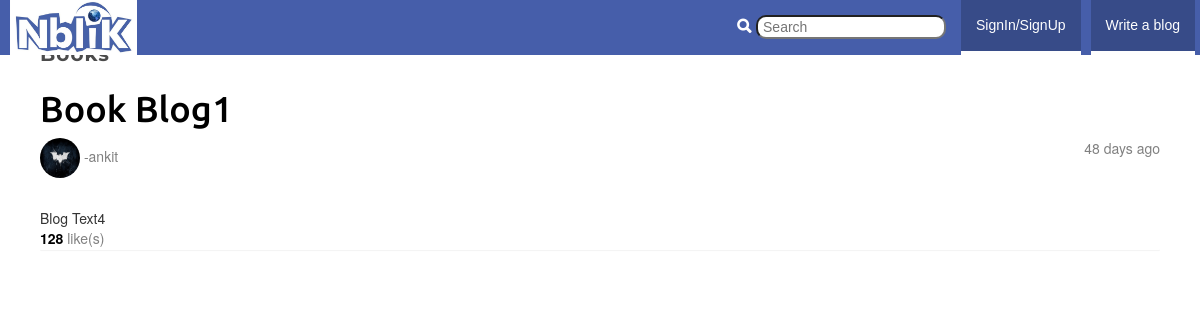
Before: /blogu/blog/book-blog1/ with the older database file.
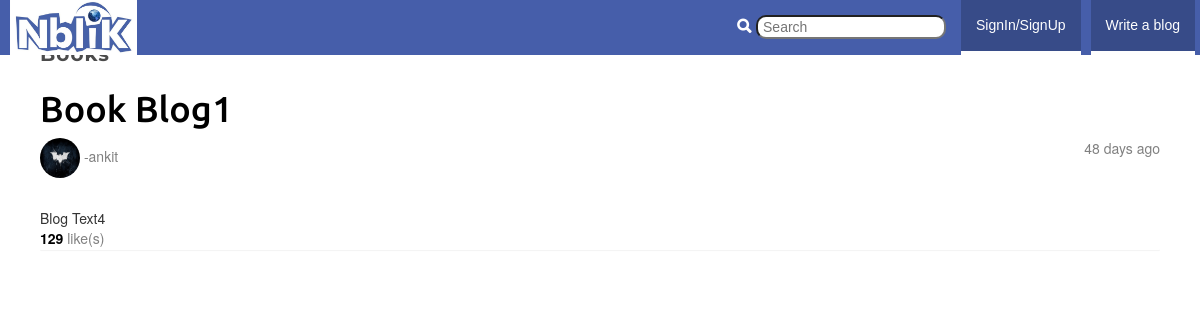
After: the same page with the newer database file.
### blogu/models.py (models this page shows, shortened)
class Blog(models.Model):
    category = models.ForeignKey(Category)
    title = models.CharField(max_length=128)
    written_by=models.ForeignKey(User)
    views = models.IntegerField(default=0)
    slug = models.SlugField(unique=True)
    text = models.TextField()
    likes=models.IntegerField(default=0)
    datetime_added=models.DateTimeField(default=datetime.now())

### blogu/views.py (the view)
# urls.py: url(r'^blog/(?P<blog_title_slug>[\w\-]+)/$',views.blog,name="blog"),
def blog(request,blog_title_slug):
    b=None
    c=None
    b_time=None
    try:
        b=Blog.objects.get(slug=blog_title_slug)
        c=Comment.objects.filter(comment_to=b).order_by('-likes')
    except Blog.DoesNotExist:
        pass
    print type(b.text)
    days=(datetime.now(utc)-b.datetime_added).days
    seconds=(datetime.now(utc) - b.datetime_added).seconds
    minutes=seconds/60
    hours=minutes/60
    if  days>= 1:
        b_time=str(days)+" days ago"
    elif minutes>60:
        b_time=str(hours)+" hours ago"
    elif seconds>60:
        b_time=str(minutes)+" minutes ago"
    else:
        b_time="Just now"
    return render(request,'blogu/blog.html',{'blog':b,'comments':c,'b_time':b_time})

### blogu/models.py (called while the page is built)
    def __unicode__(self):
	    return self.name

### blogu/views.py (called while the page is built)
  def utcoffset(self, dt):
    return ZERO

  def dst(self, dt):
    return ZERO

### templates/blogu/blog.html (shortened to what this page needs)
{% extends "blogu/base2.html" %}
{% load staticfiles %}
{% block body_block %}
<link href="{% static "css/index.css" %}" rel="stylesheet">
<p style="text-align:left;font-family:'Montserrat',tahoma;color:rgb(75,75,75);font-size:20px;letter-spacing:1px;font-weight:700;">{{ blog.category }}</p>
<h1>{{ blog.title }}</h1>
{% if b_time %}
<span style='float:right;color:gray;'>{{ b_time }}</span>
{% endif %}
<p class='text-left' style="color:gray;"><img src="{% static 'images/batman.jpg' %}" style="width:40px;height:40px;-webkit-border-radius:50% 50%;-moz-border-radius:50% 50%;-o-border-radius:50% 50%;-ms-border-radius:50% 50%;border-radius:50% 50%;"> -{{ blog.written_by }}</p>
<br/>
{{ blog.text|safe }}
<br/>
<font style="color:black;font-weight:bold;">{{ blog.likes }}</font><font style="color:gray;"> like(s)</font>
<div>
	<div class="panel">
                </div>
            </div>
{% endblock %}

Changed rows visible on the page:
changed Blog "Book Blog1": likes "128" → "129"
